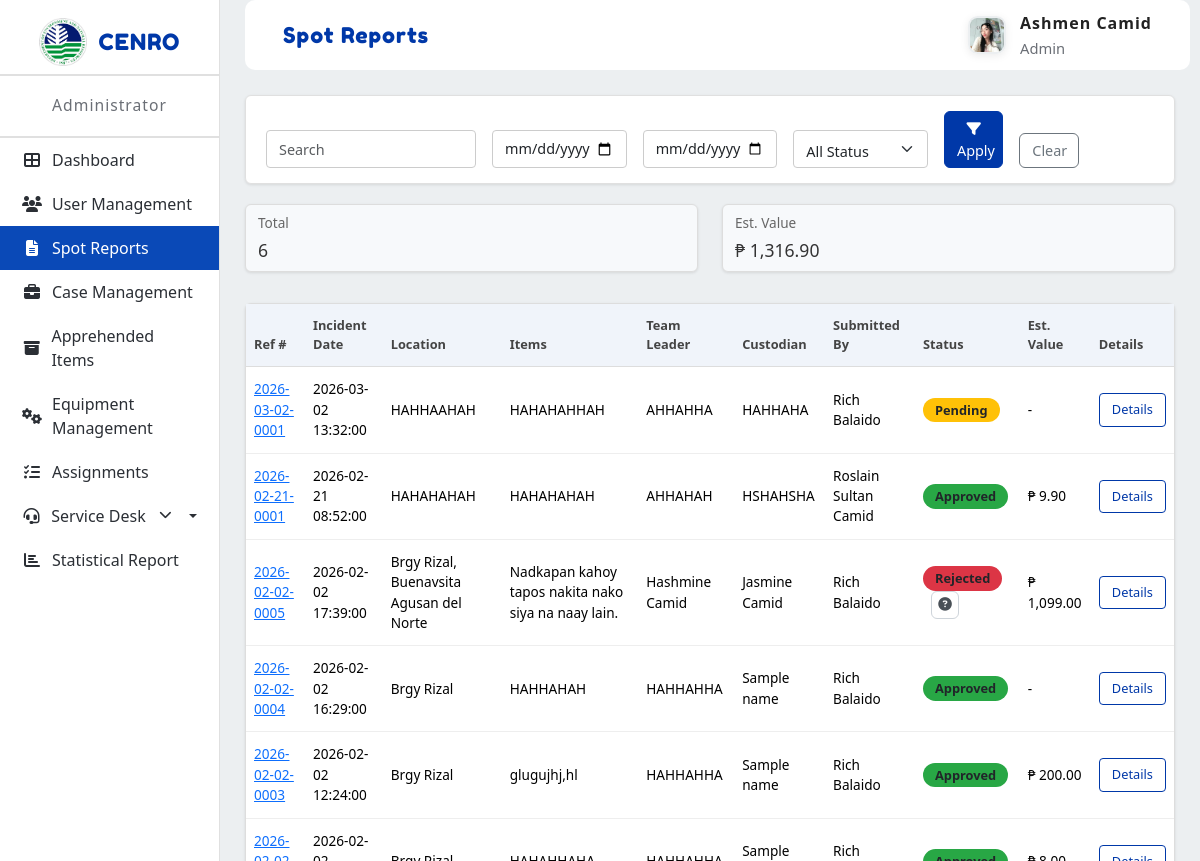
Screenshot of /prototype/app/modules/admin/views/spot_reports.php (signed in) with the database file from the repository.
### tables this page shows
CREATE TABLE `users` (
  `id` int(11) NOT NULL,
  `email` varchar(255) NOT NULL,
  `password_hash` varchar(255) NOT NULL,
  `full_name` varchar(255) NOT NULL,
  `contact_number` varchar(20) DEFAULT NULL,
  `office_unit` varchar(255) DEFAULT NULL,
  `profile_picture` varchar(255) DEFAULT NULL,
  `role` enum('Admin','Enforcement Officer','Enforcer','Property Custodian','Office Staff') NOT NULL,
  `status` tinyint(1) DEFAULT 1,
  `created_at` timestamp NOT NULL DEFAULT current_timestamp(),
  `updated_at` timestamp NOT NULL DEFAULT current_timestamp() ON UPDATE current_timestamp(),
  `last_login` timestamp NULL DEFAULT NULL,
  `position` varchar(100) DEFAULT NULL
);

CREATE TABLE `spot_reports` (
  `id` int(10) UNSIGNED NOT NULL,
  `reference_no` varchar(100) NOT NULL,
  `incident_datetime` datetime DEFAULT NULL,
  `memo_date` datetime DEFAULT NULL,
  `location` text DEFAULT NULL,
  `summary` text DEFAULT NULL,
  `team_leader` varchar(255) DEFAULT NULL,
  `custodian` varchar(255) DEFAULT NULL,
  `status` varchar(50) NOT NULL DEFAULT 'Draft',
  `status_comment` text DEFAULT NULL,
  `case_status` varchar(64) DEFAULT NULL,
  `created_at` datetime NOT NULL DEFAULT current_timestamp(),
  `updated_at` datetime DEFAULT NULL,
  `submitted_by` int(11) DEFAULT NULL
);

### prototype/app/modules/admin/views/spot_reports.php (the view, shortened to what this page needs)
<!DOCTYPE html>
<html lang="en">
<head>
  <link href="https://cdn.jsdelivr.net/npm/bootstrap@5.3.2/dist/css/bootstrap.min.css" rel="stylesheet">
  <link rel="stylesheet" href="https://cdn.jsdelivr.net/npm/bootstrap-icons@1.11.1/font/bootstrap-icons.css">
  <link rel="stylesheet" href="../../../../public/assets/css/modules/admin/common.css">
  <link rel="stylesheet" href="../../../../public/assets/css/modules/admin/spot-reports.css">
  <link rel="stylesheet" href="https://cdnjs.cloudflare.com/ajax/libs/font-awesome/6.4.2/css/all.min.css">
</head>
<body>
  <div class="layout">
    <nav class="sidebar" role="navigation" aria-label="Main sidebar">
      <div class="sidebar-logo">
        <img src="../../../../public/assets/images/denr-logo.png" alt="DENR Logo">
        <span>CENRO</span>
      </div>
      <div class="sidebar-role">Administrator</div>
      <nav class="sidebar-nav" aria-label="Sidebar menu">
        <ul>
          <li><a href="dashboard.php"><i class="fa fa-th-large"></i> Dashboard</a></li>
          <li><a href="user_management.php"><i class="fa fa-users"></i> User Management</a></li>
          <li class="active"><a href="spot_reports.php"><i class="fa fa-file-text"></i> Spot Reports</a></li>
          <li><a href="case_management.php"><i class="fa fa-briefcase"></i> Case Management</a></li>
          <li><a href="apprehended_items.php"><i class="fa fa-archive"></i> Apprehended Items</a></li>
          <li><a href="equipment_management.php"><i class="fa fa-cogs"></i> Equipment Management</a></li>
          <li><a href="assignments.php"><i class="fa fa-tasks"></i> Assignments</a></li>
          <li class="dropdown">
            <a href="#" class="dropdown-toggle" id="serviceDeskToggle" data-target="serviceDeskMenu">
              <i class="fa fa-headset"></i> Service Desk
              <i class="fa fa-chevron-down dropdown-arrow"></i>
            </a>
          </li>
          <li><a href="statistical_report.php"><i class="fa fa-chart-bar"></i> Statistical Report</a></li>
        </ul>
      </nav>
    </nav>
    <div class="main">
      <div class="topbar">
        <div class="topbar-card">
          <div class="topbar-title">Spot Reports</div>
          <?php include __DIR__ . '/../../shared/views/topbar_profile.php'; ?>
        </div>
      </div>
      <div class="main-content">
        <div class="container-fluid p-4">
          <div class="filter-section mb-4">
            <div class="row g-3 align-items-end">
              <div class="col-md-3">
                <input type="text" class="form-control" placeholder="Search" id="searchInput">
              </div>
              <div class="col-md-2">
                <input type="date" class="form-control" placeholder="dd/mm/yyyy" id="dateFrom">
              </div>
              <div class="col-md-2">
                <input type="date" class="form-control" placeholder="dd/mm/yyyy" id="dateTo">
              </div>
              <div class="col-md-2">
                <select class="form-select" id="statusFilter">
                  <option value="">All Status</option>
                </select>
              </div>
              <div class="col-md-1">
                <button class="btn btn-primary w-100" id="applyFilter">
                  <i class="fa fa-filter"></i> Apply
                </button>
              </div>
              <div class="col-md-1">
                <button class="btn btn-outline-secondary w-100" id="clearFilter">Clear</button>
              </div>
            </div>
          </div>
          <?php
          try {
            require_once dirname(dirname(dirname(__DIR__))) . '/config/db.php';
            $stmt = $pdo->prepare("SELECT s.id, s.reference_no, s.incident_datetime, s.location, s.summary, s.team_leader, s.custodian, s.status, s.status_comment, u.full_name AS submitted_by_name, (SELECT SUM(value) FROM spot_report_items WHERE report_id = s.id) AS est_value FROM spot_reports s LEFT JOIN users u ON u.id = s.submitted_by WHERE u.role = 'Enforcer' ORDER BY s.created_at DESC");
            $stmt->execute();
            $rows = $stmt->fetchAll(PDO::FETCH_ASSOC);
          } catch (Exception $e) {
            $rows = array();
          }
          function short_text($s, $len = 120) {
            $s = trim(strip_tags((string)$s));
            if (mb_strlen($s) <= $len) return $s;
            return mb_substr($s, 0, $len) . '...';
          }
          $totalReports = count($rows);
          $totalEst = 0.0;
          foreach ($rows as $r) {
            $estRaw = isset($r['est_value']) ? $r['est_value'] : null;
            $totalEst += ($estRaw !== null && $estRaw !== '') ? (float)$estRaw : 0.0;
          }
          $totalEstFormatted = $totalReports > 0 ? '₱ ' . number_format($totalEst, 2) : '-';
          ?>
          <div class="row mb-3">
            <div class="col-md-6 mb-3">
              <div class="summary-card">
                <div class="summary-label">Total</div>
                <div id="summaryTotal" class="summary-value"><?php echo $totalReports; ?></div>
              </div>
            </div>
            <div class="col-md-6 mb-3">
              <div class="summary-card">
                <div class="summary-label">Est. Value</div>
                <div id="summaryEst" class="summary-value"><?php echo $totalEstFormatted; ?></div>
              </div>
            </div>
          </div>
          <div class="card">
            <div class="card-body p-0">
              <div class="table-responsive">
                <table class="table table-hover mb-0">
                  <thead class="table-light">
                    <tr>
                      <th>Ref #</th>
                      <th>Incident Date</th>
                      <th>Location</th>
                      <th>Items</th>
                      <th>Team Leader</th>
                      <th>Custodian</th>
                      <th>Submitted By</th>
                      <th>Status</th>
                      <th>Est. Value</th>
                      <th>Details</th>
                    </tr>
                  </thead>
                  <tbody>
                    <?php
                    if (!empty($rows)) {
                      foreach ($rows as $r) {
                        $ref = htmlspecialchars($r['reference_no']);
                        $inc = $r['incident_datetime'] ? htmlspecialchars($r['incident_datetime']) : '-';
                        $loc = htmlspecialchars($r['location'] ?? '');
                        $sum = htmlspecialchars(short_text($r['summary'] ?? ''));
                        $tl = htmlspecialchars($r['team_leader'] ?? '');
                        $cust = htmlspecialchars($r['custodian'] ?? '');
                        $submittedBy = htmlspecialchars($r['submitted_by_name'] ?? '-');
                        $statusRaw = strtolower(trim($r['status'] ?? ''));
                        $badgeClass = 'bg-secondary';
                        if ($statusRaw === 'approved') $badgeClass = 'bg-success';
                        elseif ($statusRaw === 'pending') $badgeClass = 'bg-warning';
                        elseif ($statusRaw === 'rejected') $badgeClass = 'bg-danger';
                        elseif ($statusRaw === 'under_review' || $statusRaw === 'under review') $badgeClass = 'bg-info';
                        $status = htmlspecialchars($r['status'] ?? '');
                        $statusComment = isset($r['status_comment']) ? $r['status_comment'] : '';
                        $estRaw = isset($r['est_value']) ? $r['est_value'] : null;
                        $est = ($estRaw !== null && $estRaw !== '') ? ('₱ ' . number_format((float)$estRaw, 2)) : '-';
                        $viewUrl = 'view_spot_report.php?ref=' . urlencode($r['reference_no']);
                        echo "<tr>\n";
                        echo "  <td><a href=\"$viewUrl\">$ref</a></td>\n";
                        echo "  <td>$inc</td>\n";
                        echo "  <td>$loc</td>\n";
                        echo "  <td>$sum</td>\n";
                        echo "  <td>$tl</td>\n";
                        echo "  <td>$cust</td>\n";
                        echo "  <td>$submittedBy</td>\n";
                        $commentHtml = '';
                        if (!empty($statusComment)) {
                          $commentAttr = htmlspecialchars($statusComment, ENT_QUOTES);
                          $commentHtml = " <button type=\"button\" class=\"status-comment-btn\" data-comment=\"{$commentAttr}\" title=\"View comment\" style=\"display:inline-flex;align-items:center;justify-content:center;width:28px;height:28px;margin-left:8px;vertical-align:middle;border:1px solid #ced4da;border-radius:6px;background:#fff;color:#495057;padding:0;\"><i class=\"fa fa-question-circle\"></i></button>";
                        }
                        echo "  <td><span class=\"badge $badgeClass\">$status</span>$commentHtml</td>\n";
                        echo "  <td>$est</td>\n";
                        echo "  <td><a class=\"btn btn-sm btn-outline-primary\" href=\"$viewUrl\">Details</a></td>\n";
                        echo "</tr>\n";
                      }
                    } else {
                      echo '<tr><td colspan="10" class="text-center">No spot reports found.</td></tr>';
                    }
                    ?>
                  </tbody>
                </table>
              </div>
            </div>
          </div>
        </div>
      </div>
    </div>
  </div>
</body>
</html>

### prototype/app/modules/shared/views/topbar_profile.php (shortened to what this page needs)
<?php
require_once __DIR__ . '/../../../../app/config/db.php';
$topImg = '../../../../public/assets/images/default-avatar.png';
$topName = 'Guest';
$topRole = 'User';
$sessionUserId = $_SESSION['uid'] ?? $_SESSION['id'] ?? null;
$sessionUserEmail = $_SESSION['email'] ?? null;
try {
  $r = null;
  if (!empty($sessionUserId)) {
    $stmt = $pdo->prepare('SELECT id, full_name, profile_picture, role FROM users WHERE id = ? LIMIT 1');
    $stmt->execute([$sessionUserId]);
    $r = $stmt->fetch();
  } elseif (!empty($sessionUserEmail)) {
    $stmt = $pdo->prepare('SELECT id, full_name, profile_picture, role FROM users WHERE email = ? LIMIT 1');
    $stmt->execute([$sessionUserEmail]);
    $r = $stmt->fetch();
  }
  if (!empty($r)) {
    if (!empty($r['full_name'])) {
      $parts = preg_split('/\s+/', trim($r['full_name']));
      if (count($parts) === 1) {
        $topName = $parts[0];
      } else {
        $topName = $parts[0] . ' ' . $parts[count($parts) - 1];
      }
    } else {
      $topName = $topName;
    }
    $topRole = !empty($r['role']) ? $r['role'] : $topRole;
    if (!empty($r['profile_picture'])) {
      $stored = ltrim($r['profile_picture'], '/');
      $fsPath = __DIR__ . '/../../../../' . $stored;
      if (file_exists($fsPath)) {
        $topImg = '../../../../' . $stored;
      }
    }
  }
} catch (Exception $e) {
}
?>
<div class="topbar-profile-card" id="profileCard">
  <img src="<?php echo htmlspecialchars($topImg); ?>" alt="Profile" class="topbar-profile-img" id="profileImg">
  <div class="topbar-profile-info">
    <span class="name"><?php echo htmlspecialchars($topName); ?></span>
    <span class="role"><?php echo htmlspecialchars($topRole); ?></span>
  </div>
</div>

### rows the page displays
users: profile_picture (picture), full_name "Ashmen Camid", role "Admin"
spot_reports: reference_no "2026-03-02-0001", incident_datetime "2026-03-02 13:32:00", location "HAHHAAHAH", summary "HAHAHAHHAH", team_leader "AHHAHHA", custodian "HAHHAHA", submitted_by.full_name "Rich Balaido", status "Pending", est "-"
spot_reports: reference_no "2026-02-21-0001", incident_datetime "2026-02-21 08:52:00", location "HAHAHAHAH", summary "HAHAHAHAH", team_leader "AHHAHAH", custodian "HSHAHSHA", submitted_by.full_name "Roslain Sultan Camid", status "Approved", est "₱ 9.90"
spot_reports: reference_no "2026-02-02-0005", incident_datetime "2026-02-02 17:39:00", location "Brgy Rizal, Buenavsita Agusan del Norte", summary "Nadkapan kahoy tapos nakita nako siya na naay lain.", team_leader "Hashmine Camid", custodian "Jasmine Camid", submitted_by.full_name "Rich Balaido", status "Rejected", est "₱ 1,099.00"
spot_reports: reference_no "2026-02-02-0004", incident_datetime "2026-02-02 16:29:00", location "Brgy Rizal", summary "HAHHAHAH", team_leader "HAHHAHHA", custodian "Sample name", submitted_by.full_name "Rich Balaido", status "Approved", est "-"
spot_reports: reference_no "2026-02-02-0003", incident_datetime "2026-02-02 12:24:00", location "Brgy Rizal", summary "glugujhj,hl", team_leader "HAHHAHHA", custodian "Sample name", submitted_by.full_name "Rich Balaido", status "Approved", est "₱ 200.00"
spot_reports: custodian "Sample…", submitted_by.full_name "Rich…"

### other values shown
$totalReports "6"
$totalEstFormatted "₱ 1,316.90"
